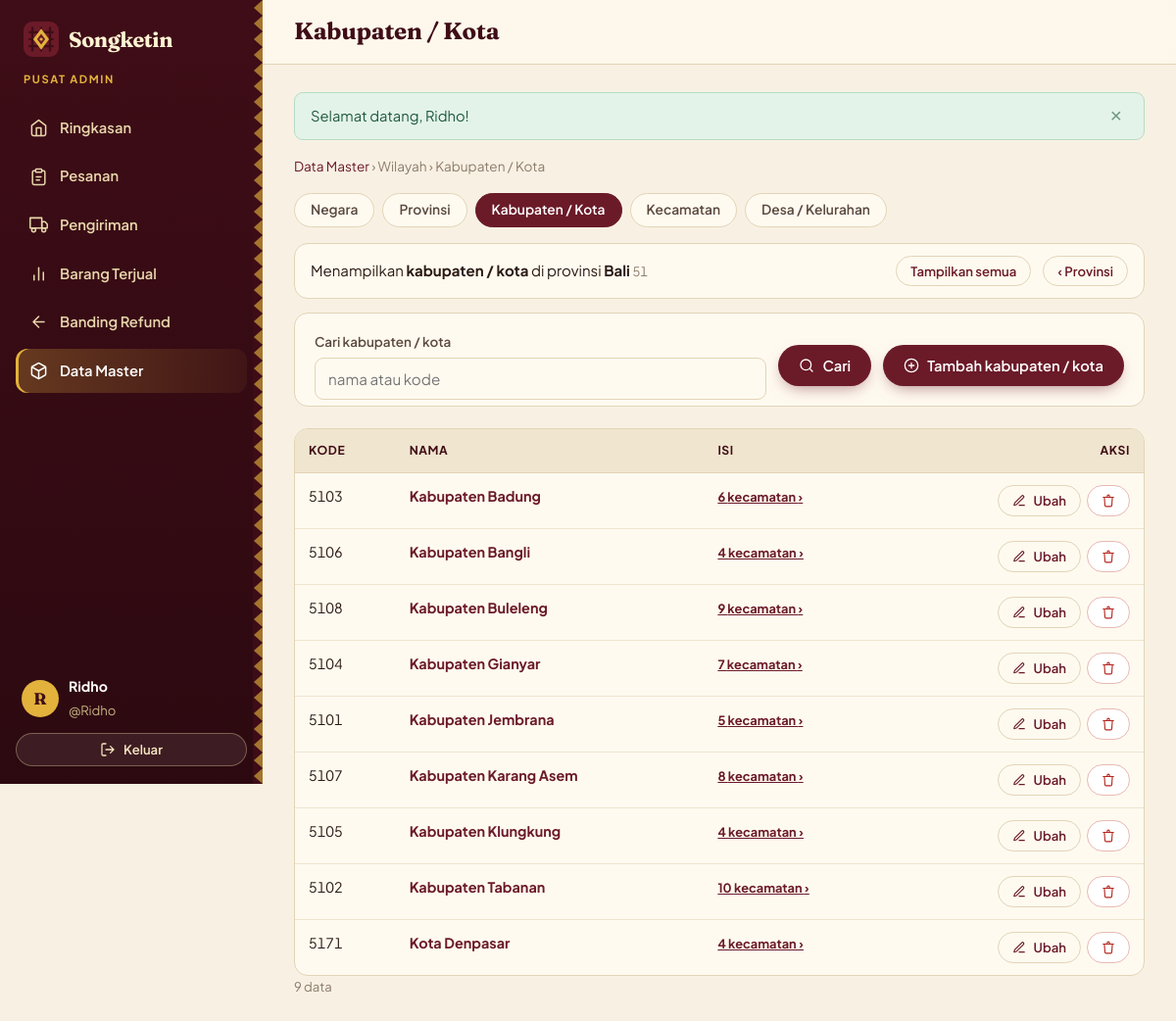
Page /admin/master.php?d=kabupaten&induk=51 (signed in) on the committed database.
### tables this page shows
CREATE TABLE `provinsi` (
  `id_provinsi` varchar(10) NOT NULL,
  `nama_provinsi` varchar(100) NOT NULL,
  `id_negara` varchar(10) NOT NULL
);

CREATE TABLE `kabupaten` (
  `id_kabupaten` varchar(10) NOT NULL,
  `nama_kabupaten` varchar(100) NOT NULL,
  `id_provinsi` varchar(10) NOT NULL
);

### includes/loader.php (called while the page is built, shortened)
<?php
function weaver_svg(string $kelas = 'weaver'): string
{
    ob_start(); ?>
    <?php for ($x = 64, $i = 0; $x <= 256; $x += 8, $i++): ?>
    <line x1="<?= $x ?>" y1="41" x2="<?= $x ?>" y2="188" stroke="<?= $i % 4 === 0 ? '#e3b23c' : '#e8dcc2' ?>" stroke-width="<?= $i % 4 === 0 ? 1.6 : 1.1 ?>"/>
    <?php endfor; ?>
<?php
    return ob_get_clean();
}

### includes/auth.php (called while the page is built, shortened)
<?php
function home_for(string $role): string
{
    return ['pembeli' => 'pembeli/index.php', 'penjual' => 'penjual/index.php', 'admin' => 'admin/index.php', 'super_admin' => 'admin/akun.php'][$role] ?? 'index.php';
}
function user(): ?array
{
    return $_SESSION['user'] ?? null;
}

### includes/master.php (called while the page is built, shortened)
<?php
function master_daftar(): array
{
    static $d = null;
    if ($d !== null) {
        return $d;
    }
    foreach ($d as $kunci => &$c) {
        $c['kunci'] = $kunci;
        $c['urut'] = $c['urut'] ?? ('t.' . $c['nama']);
    }
    return $d;
}
function master_cfg(string $d): ?array
{
    return master_daftar()[$d] ?? null;
}
function master_anak(string $d): array
{
    $hasil = [];
    foreach (master_daftar() as $k => $c) {
        if (($c['induk']['ent'] ?? null) === $d) {
            $hasil[$k] = $c;
        }
    }
    return $hasil;
}
function master_ambil(string $d, string $id): ?array
{
    $c = master_cfg($d);
    return $c && $id !== '' ? row('SELECT * FROM ' . $c['tabel'] . ' WHERE ' . $c['pk'] . ' = ?', [$id]) : null;
}
function master_sql_leluhur(array $c): array
{
    $join = '';
    $kolom = '';
    $alias = 't';
    $cur = $c;
    $n = 0;
    while (isset($cur['induk']) && $n < 4) {
        $p = master_cfg($cur['induk']['ent']);
        $n++;
        $a = 'a' . $n;
        $join .= ' LEFT JOIN ' . $p['tabel'] . ' ' . $a . ' ON ' . $a . '.' . $p['pk'] . ' = ' . $alias . '.' . $cur['induk']['k'];
        $kolom .= ', ' . $a . '.' . $p['nama'] . ' AS n' . $n;
        $alias = $a;
        $cur = $p;
    }
    return [$join, $kolom];
}
function master_baris(array $c, string $q, string $induk, int $halaman, int $perHalaman): array
{
    $where = ['1 = 1'];
    $par = [];
    if ($induk !== '' && isset($c['induk'])) {
        $where[] = 't.' . $c['induk']['k'] . ' = ?';
        $par[] = $induk;
    }
    $w = implode(' AND ', $where);
    $total = (int) val('SELECT COUNT(*) FROM ' . $c['tabel'] . ' t WHERE ' . $w, $par);
    [$hal, $totalHal, $offset] = paginasi($total, $perHalaman, $halaman);
    [$join, $kolomLeluhur] = master_sql_leluhur($c);
    $anak = '';
    foreach (master_anak($c['kunci']) as $kk => $cc) {
        $anak .= ', (SELECT COUNT(*) FROM ' . $cc['tabel'] . ' z WHERE z.' . $cc['induk']['k'] . ' = t.' . $c['pk'] . ') AS anak_' . $kk;
    }
    $baris = rows('SELECT t.*' . $kolomLeluhur . $anak . ' FROM ' . $c['tabel'] . ' t' . $join . ' WHERE ' . $w . ' ORDER BY ' . $c['urut'] . ', t.' . $c['pk'] . ' LIMIT ' . (int) $perHalaman . ' OFFSET ' . (int) $offset, $par);
    return [$baris, $total];
}

### includes/db.php (called while the page is built, shortened)
<?php
function db(): PDO
{
    static $pdo = null;
    if ($pdo instanceof PDO) {
        return $pdo;
    }
    $opts = [
        PDO::ATTR_ERRMODE => PDO::ERRMODE_EXCEPTION,
        PDO::ATTR_DEFAULT_FETCH_MODE => PDO::FETCH_ASSOC,
        PDO::ATTR_EMULATE_PREPARES => false,
    ];
    try {
        $dsn = 'mysql:host=' . DB_HOST . ';port=' . DB_PORT . ';dbname=' . DB_NAME . ';charset=utf8mb4';
        $pdo = new PDO($dsn, DB_USER, DB_PASS, $opts);
        $pdo->exec("SET time_zone = '+07:00'");
    } catch (PDOException $e) {
        http_response_code(500);
        $pesan = DEBUG ? e($e->getMessage()) : 'Periksa pengaturan koneksi di config/config.php, lalu pastikan database songketin sudah diimpor (database/songketin.sql).';
        exit('<!doctype html><meta charset="utf-8"><title>Database belum siap</title>'
            . '<body style="font-family:system-ui;max-width:560px;margin:15vh auto;padding:0 20px;line-height:1.6">'
            . '<h1 style="font-family:Georgia,serif">Database belum siap</h1><p>' . $pesan . '</p>'
            . '</body>');
    }
    return $pdo;
}
function q(string $sql, array $params = []): PDOStatement
{
    $st = db()->prepare($sql);
    $st->execute(array_values($params));
    return $st;
}
function row(string $sql, array $params = []): ?array
{
    $r = q($sql, $params)->fetch();
    return $r === false ? null : $r;
}
function rows(string $sql, array $params = []): array
{
    return q($sql, $params)->fetchAll();
}
function val(string $sql, array $params = [])
{
    $r = q($sql, $params)->fetchColumn();
    return $r === false ? null : $r;
}

### admin/master.php (the view, shortened to what this page needs)
<?php
require_once __DIR__ . '/../includes/bootstrap.php';
require_once __DIR__ . '/../includes/master.php';
require_once __DIR__ . '/../includes/master_hapus.php';
$kunci = get('d');
$c = $kunci !== '' ? master_cfg($kunci) : null;
    ?>
<?php
$q = trim(get('q'));
$indukId = isset($c['induk']) ? trim(get('induk')) : '';
$indukRow = null;
$indukCfg = null;
if ($indukId !== '') {
    $indukCfg = master_cfg($c['induk']['ent']);
    $indukRow = master_ambil($c['induk']['ent'], $indukId);
}
$perHal = 12;
[$baris, $total] = master_baris($c, $q, $indukId, (int) get('hal', '1'), $perHal);
[$halaman, $totalHal] = paginasi($total, $perHal, (int) get('hal', '1'));
$anak = master_anak($kunci);
$bisaTambah = empty($c['hanya_ubah']);
$tambahUrl = url('admin/master_form.php?' . http_build_query(array_filter(['d' => $kunci, 'induk' => $indukId])));
$saudara = MASTER_GRUP[$c['grup']];
page_start($c['judul'], ['menu' => 'master', 'judul' => $c['judul']]);
?>
<div class="krumb"><a href="<?= e(url('admin/master.php')) ?>">Data Master</a> &rsaquo; <?= e($c['grup']) ?> &rsaquo; <?= e($c['judul']) ?></div>
<?php if (count($saudara) > 1): ?>
<nav class="tab-status" aria-label="Data master <?= e($c['grup']) ?>">
  <?php foreach ($saudara as $k): ?><a class="chip-link <?= $k === $kunci ? 'aktif' : '' ?>" href="<?= e(url('admin/master.php?d=' . $k)) ?>"><?= e(master_cfg($k)['judul']) ?></a><?php endforeach; ?>
</nav>
<?php endif; ?>
<?php if ($indukRow): ?>
  <div class="card card-flat" style="padding:12px 16px;margin-bottom:14px">
    <div class="baris rata">
      <span>Menampilkan <b><?= e(mb_strtolower($c['judul'])) ?></b> di <?= e(mb_strtolower($c['induk']['label'])) ?> <b><?= e((string) $indukRow[$indukCfg['nama']]) ?></b> <small class="mono muted"><?= e($indukId) ?></small></span>
      <span class="baris">
        <a class="btn btn-ghost btn-sm" href="<?= e(url('admin/master.php?d=' . $kunci)) ?>">Tampilkan semua</a>
        <a class="btn btn-ghost btn-sm" href="<?= e(url('admin/master.php?d=' . $c['induk']['ent'])) ?>">&lsaquo; <?= e($indukCfg['judul']) ?></a>
      </span>
    </div>
  </div>
<?php endif; ?>
<form class="card card-flat filter-kartu" method="get">
  <div class="filter" style="margin-bottom:0">
    <label class="field" style="flex:1 1 260px"><span class="field-label">Cari <?= e(mb_strtolower($c['judul'])) ?></span><input type="search" name="q" value="<?= e($q) ?>" placeholder="nama atau kode"></label>
    <div class="baris" style="margin-bottom:14px">
      <button class="btn btn-primary" type="submit"><?= ikon('search', 16) ?> Cari</button>
      <?php if ($bisaTambah): ?><a class="btn btn-primary" href="<?= e($tambahUrl) ?>"><?= ikon('plus', 16) ?> Tambah <?= e(mb_strtolower($c['judul'])) ?></a><?php endif; ?>
    </div>
  </div>
</form>
<?php if (!$baris): ?>
  <div class="card kosong"><?= ilustrasi_kosong() ?><h3>Belum ada data</h3><p><?= $q !== '' ? 'Tidak ada yang cocok dengan pencarian Anda.' : 'Belum ada ' . e(mb_strtolower($c['judul'])) . ' di sini.' ?></p>
    <?php if ($bisaTambah && $q === ''): ?><a class="btn btn-primary" href="<?= e($tambahUrl) ?>"><?= ikon('plus', 16) ?> Tambah <?= e(mb_strtolower($c['judul'])) ?></a><?php endif; ?></div>
<?php else: ?>
<div class="tabel-bungkus">
<table class="tabel">
  <thead><tr><th>Kode</th><th>Nama</th>
    <?php if ($anak): ?><th>Isi</th><?php endif; ?>
    <th class="angka">Aksi</th></tr></thead>
  <tbody>
  <?php foreach ($baris as $b):
      $id = (string) $b[$c['pk']];
      $adaAnak = 0;
      foreach ($anak as $kk => $cc) {
          $adaAnak += (int) ($b['anak_' . $kk] ?? 0);
      }
      $lindung = in_array($id, $c['dilindungi'] ?? [], true);
      $editUrl = url('admin/master_form.php?d=' . $kunci . '&id=' . rawurlencode($id) . ($indukId !== '' ? '&induk=' . rawurlencode($indukId) : ''));
      $jejak = master_jejak($b);
  ?>
    <tr>
      <td class="mono nowrap"><?= e($id) ?></td>
      <td><a class="tebal" href="<?= e($editUrl) ?>"><?= e((string) $b[$c['nama']]) ?></a><?php if ($jejak !== '' && $indukId === ''): ?><br><small class="muted"><?= e($jejak) ?></small><?php endif; ?>
        <?php if (isset($c['kolom'][0]) && $c['kolom'][0]['tipe'] === 'rel'): ?><br><small class="muted"><?= e((string) ($b['rel_' . $c['kolom'][0]['k']] ?? '')) ?></small><?php endif; ?></td>
      <?php if ($anak): ?>
        <td class="nowrap">
          <?php foreach ($anak as $kk => $cc): ?>
            <a class="link-kecil" href="<?= e(url('admin/master.php?d=' . $kk . '&induk=' . rawurlencode($id))) ?>"><?= angka($b['anak_' . $kk]) ?> <?= e(mb_strtolower($cc['judul'])) ?> &rsaquo;</a><br>
          <?php endforeach; ?>
        </td>
      <?php endif; ?>
      <td class="angka aksi-sel">
        <div class="aksi-baris">
          <a class="btn btn-ghost btn-sm" href="<?= e($editUrl) ?>"><?= ikon('edit', 14) ?> Ubah</a>
          <?php if ($bisaTambah && !$lindung): ?>
          <form method="post" data-konfirmasi="<?= e($adaAnak > 0
              ? 'Hapus “' . $b[$c['nama']] . '” beserta SEMUA data di bawahnya (' . $adaAnak . ' ' . implode('/', array_map(fn($x) => mb_strtolower($x['judul']), $anak)) . ' dan turunannya)? Tindakan ini tidak bisa dibatalkan.'
              : 'Hapus “' . $b[$c['nama']] . '”? Tindakan ini tidak bisa dibatalkan.') ?>">
            <button class="btn btn-danger btn-sm" type="submit" title="Hapus" aria-label="Hapus <?= e((string) $b[$c['nama']]) ?>"><?= ikon('trash', 14) ?></button>
          </form>
          <?php endif; ?>
        </div>
      </td>
    </tr>
  <?php endforeach; ?>
  </tbody>
</table>
</div>
<p class="muted kecil"><?= angka($total) ?> data<?= $total > $perHal ? ' · halaman ' . $halaman . ' dari ' . $totalHal : '' ?></p>
<?php endif; ?>
<?php page_end();

### includes/layout.php (shortened to what this page needs)
<?php
require_once __DIR__ . '/loader.php';
function ikon(string $nama, int $ukuran = 20): string
{
    return '<svg class="ikon" width="' . $ukuran . '" height="' . $ukuran . '" viewBox="0 0 24 24" fill="none" stroke="currentColor" stroke-width="1.9" stroke-linecap="round" stroke-linejoin="round" aria-hidden="true">'
        . ($p[$nama] ?? '') . '</svg>';
}
function logo_svg(int $s = 34): string
{
    return '<svg class="logo" width="' . $s . '" height="' . $s . '" viewBox="0 0 40 40" aria-hidden="true">'
        . '<rect width="40" height="40" rx="10" fill="#6b1a28"/>'
        . '<path d="M6 12h28M6 20h28M6 28h28" stroke="#3f0d17" stroke-width="2.4"/>'
        . '<path d="M10 6v28M20 6v28M30 6v28" stroke="#3f0d17" stroke-width="2.4"/>'
        . '<path d="M20 8l9 12-9 12-9-12z" fill="#e3b23c"/><path d="M20 14l4.6 6-4.6 6-4.6-6z" fill="#6b1a28"/><circle cx="20" cy="20" r="1.8" fill="#e3b23c"/></svg>';
}
function menu_for(string $role): array
{
    switch ($role) {
        case 'admin':
        case 'super_admin':
            return array_merge([['ringkasan', 'admin/index.php', 'Ringkasan', 'home']], [['pesanan', 'admin/pesanan.php', 'Pesanan', 'orders'], ['pengiriman', 'admin/pengiriman.php', 'Pengiriman', 'truck'],
                ['laporan', 'admin/laporan.php', 'Barang Terjual', 'chart'], ['refund', 'admin/refund.php', 'Banding Refund', 'back'], ['master', 'admin/master.php', 'Data Master', 'box']]);
    }
    return [];
}
function page_start(string $title, array $o = []): void
{
    $u = user();
    $layout = $o['layout'] ?? ($u ? ($u['role'] === 'pembeli' ? 'shop' : 'dash') : 'public');
    $aktif = $o['menu'] ?? '';
    ?><!doctype html>
<html lang="id">
<head>
<link rel="stylesheet" href="<?= e(asset('css/app.css')) ?>">
<link rel="stylesheet" href="<?= e(asset('css/tenun.css')) ?>">
</head>
<body class="layout-<?= e($layout) ?> <?= e($o['body'] ?? '') ?>">
<?php if ($layout === 'shop' && $u): ?>
<header class="topbar">
  <div class="topbar-in container">
    <a class="brand" href="<?= e(url('pembeli/index.php')) ?>"><?= logo_svg(34) ?><span><?= APP_NAME ?></span></a>
    <form class="search" action="<?= e(url('pembeli/index.php')) ?>" method="get" role="search">
      <?= ikon('search', 18) ?><input type="search" name="q" value="<?= e(get('q')) ?>" placeholder="Cari songket, selendang, sarung…" aria-label="Cari produk">
    </form>
    <nav class="topnav" aria-label="Menu utama">
      <?php foreach (menu_for('pembeli') as [$k, $href, $label, $ik]): ?>
        <a class="<?= $aktif === $k ? 'aktif' : '' ?>" href="<?= e(url($href)) ?>"><?= e($label) ?></a>
      <?php endforeach; ?>
      <a class="cart-link <?= $aktif === 'keranjang' ? 'aktif' : '' ?>" href="<?= e(url('pembeli/keranjang.php')) ?>" aria-label="Keranjang belanja">
        <?= ikon('cart', 22) ?><span class="cart-count" data-cart-count<?= cart_count() ? '' : ' hidden' ?>><?= cart_count() ?></span>
      </a>
    </nav>
    <div class="usermenu">
      <span class="user-chip" title="<?= e($u['username']) ?>"><?= ikon('user', 16) ?><?= e(mb_strimwidth($u['nama'], 0, 18, '…')) ?></span>
      <a class="btn btn-ghost btn-sm" href="<?= e(url('logout.php')) ?>"><?= ikon('logout', 16) ?> Keluar</a>
    </div>
  </div>
  <div class="tumpal" aria-hidden="true"></div>
</header>
<main id="isi" class="container main-shop">
<?php elseif ($layout === 'dash' && $u): ?>
<div class="dash">
  <aside class="sidebar" id="sidebar">
    <a class="brand" href="<?= e(url(home_for($u['role']))) ?>"><?= logo_svg(36) ?><span><?= APP_NAME ?></span></a>
    <div class="peran"><?= $u['role'] === 'super_admin' ? 'Pusat Super Admin' : ($u['role'] === 'admin' ? 'Pusat Admin' : 'Ruang Penjual') ?></div>
    <nav class="side-nav" aria-label="Menu dashboard">
      <?php foreach (menu_for($u['role']) as [$k, $href, $label, $ik]): ?>
        <a class="<?= $aktif === $k ? 'aktif' : '' ?>" href="<?= e(url($href)) ?>"><?= ikon($ik, 19) ?><span><?= e($label) ?></span></a>
      <?php endforeach; ?>
    </nav>
    <div class="side-bawah">
      <div class="side-user"><span class="avatar"><?= e(mb_strtoupper(mb_substr($u['nama'], 0, 1))) ?></span>
        <div><strong><?= e(mb_strimwidth($u['nama'], 0, 22, '…')) ?></strong><small>@<?= e($u['username']) ?></small></div></div>
      <a class="btn btn-ghost-light btn-sm btn-block" href="<?= e(url('logout.php')) ?>"><?= ikon('logout', 16) ?> Keluar</a>
    </div>
    <div class="tumpal tumpal-v" aria-hidden="true"></div>
  </aside>
  <div class="dash-main">
    <header class="dash-top">
      <h1 class="dash-judul"><?= e($o['judul'] ?? $title) ?></h1>
    </header>
    <main id="isi" class="dash-content">
<?php else: ?>
<main id="isi" class="main-public">
<?php endif; ?>
<?= ($o['flash'] ?? true) ? flash_render() : '' ?>
<?php
}
function page_end(array $scripts = []): void
{
    $layout = $GLOBALS['_layout'] ?? 'public';
    ?>
</main>
<?php if ($layout === 'dash'): ?>
  </div>
</div>
<?php endif; ?>
</body>
</html>
<?php
}

### rows in the picture
provinsi: nama_provinsi "Bali"
kabupaten: id_kabupaten "5103", nama_kabupaten "Kabupaten Badung", anak_ "6", judul "kecamatan", $ukuran 14 (drawn)
kabupaten: id_kabupaten "5106", nama_kabupaten "Kabupaten Bangli", anak_ "4", judul "kecamatan", $ukuran 14 (drawn)
kabupaten: id_kabupaten "5108", nama_kabupaten "Kabupaten Buleleng", anak_ "9", judul "kecamatan", $ukuran 14 (drawn)
kabupaten: id_kabupaten "5104", nama_kabupaten "Kabupaten Gianyar", anak_ "7", judul "kecamatan", $ukuran 14 (drawn)
kabupaten: id_kabupaten "5101", nama_kabupaten "Kabupaten Jembrana", anak_ "5", judul "kecamatan", $ukuran 14 (drawn)
kabupaten: id_kabupaten "5107", nama_kabupaten "Kabupaten Karang Asem", anak_ "8", judul "kecamatan", $ukuran 14 (drawn)
kabupaten: id_kabupaten "5105", nama_kabupaten "Kabupaten Klungkung", anak_ "4", judul "kecamatan", $ukuran 14 (drawn)
kabupaten: id_kabupaten "5102", nama_kabupaten "Kabupaten Tabanan", anak_ "10", judul "kecamatan", $ukuran 14 (drawn)
kabupaten: id_kabupaten "5171", nama_kabupaten "Kota Denpasar", anak_ "4", judul "kecamatan", $ukuran 14 (drawn)

### other values in the picture
APP_NAME "Songketin"
$label "Ringkasan"
$label "Pesanan"
$label "Pengiriman"
$label "Barang Terjual"
$label "Banding Refund"
$label "Data Master"
mb_strtoupper(mb_substr($u['nama'], 0, 1)) "R"
mb_strimwidth($u['nama'], 0, 22, '…') "Ridho"
$u['username'] "Ridho"
$o['judul'] "Kabupaten / Kota"
$f['m'] "Selamat datang, Ridho!"
$c['grup'] "Wilayah"
$c['judul'] "Kabupaten / Kota"
master_cfg($k)['judul'] "Negara"
